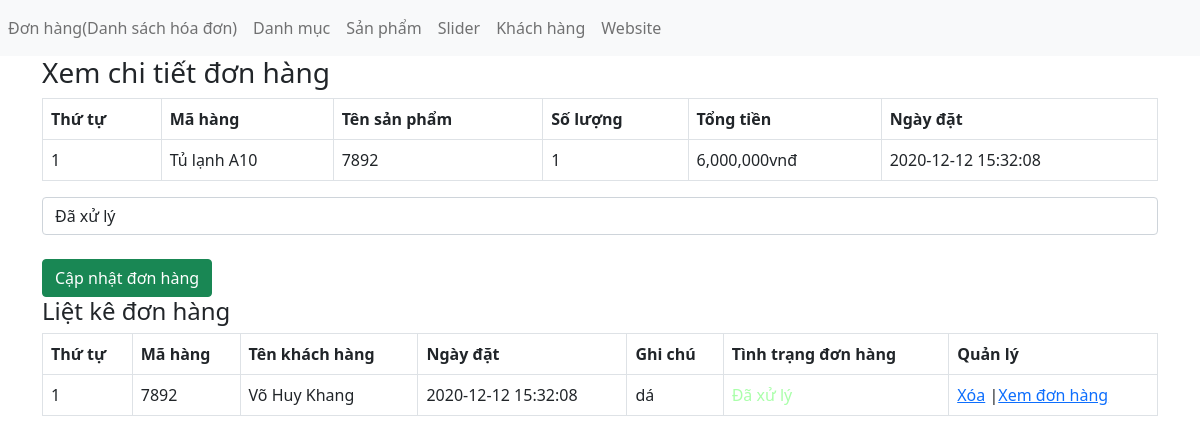
The app's page /admin/xulydonhang.php?quanly=xemdonhang&mahang=7892 with its own data.
### tables this page shows
CREATE TABLE `tbl_donhang` (
  `donhang_id` int(11) NOT NULL,
  `sanpham_id` int(11) NOT NULL,
  `soluong` int(11) NOT NULL,
  `mahang` varchar(50) NOT NULL,
  `khachhang_id` int(11) NOT NULL,
  `ngaythang` timestamp NULL DEFAULT CURRENT_TIMESTAMP,
  `tinhtrang` int(11) DEFAULT NULL,
  `huydon` int(11) DEFAULT '0'
);

CREATE TABLE `tbl_sanpham` (
  `sanpham_id` int(11) NOT NULL,
  `category_id` int(11) NOT NULL,
  `sanpham_name` varchar(255) NOT NULL,
  `sanpham_chitiet` text NOT NULL,
  `sanpham_mota` text NOT NULL,
  `sanpham_gia` varchar(100) NOT NULL,
  `sanpham_giakhuyenmai` varchar(100) NOT NULL,
  `sanpham_active` int(11) DEFAULT NULL,
  `sanpham_hot` int(11) DEFAULT NULL,
  `sanpham_soluong` int(11) NOT NULL,
  `sanpham_image` varchar(50) NOT NULL
);

CREATE TABLE `tbl_khachhang` (
  `khachhang_id` int(11) NOT NULL,
  `name` varchar(100) NOT NULL,
  `phone` varchar(50) NOT NULL,
  `address` varchar(200) NOT NULL,
  `note` text NOT NULL,
  `email` varchar(150) NOT NULL,
  `password` varchar(100) DEFAULT NULL,
  `giaohang` int(11) DEFAULT NULL
);

### admin/xulydonhang.php (the view, shortened to what this page needs)
<?php include('../db/ketnoi.php'); ?>
<!DOCTYPE html>
<html lang="vn">
<head>
    <link href="https://cdn.jsdelivr.net/npm/bootstrap@5.0.0-beta1/dist/css/bootstrap.min.css" rel="stylesheet">
</head>
<body>
    <?php include './menutop.php' ?>
    <div class="container">
        <div class="row">
            <?php
            if (isset($_GET['quanly']) == 'xemdonhang') {
                $mahang = $_GET['mahang'];
                $sql_chitiet = mysqli_query($con, "SELECT * FROM tbl_donhang,tbl_sanpham WHERE tbl_donhang.sanpham_id = tbl_sanpham.sanpham_id AND tbl_donhang.mahang = '$mahang'");
            ?>
                <div class="col-md-12">
                    <h3>Xem chi tiết đơn hàng</h3>
                    <form action="" method="POST">
                    <table class="table table-bordered">
                        <tr>
                            <th>Thứ tự</th>
                            <th>Mã hàng</th>
                            <th>Tên sản phẩm</th>
                            <th>Số lượng</th>
                            <th>Tổng tiền</th>
                            <th>Ngày đặt</th>
                        </tr>
                        <?php
                        $i = 0;
                        while ($row_donhang = mysqli_fetch_array($sql_chitiet)) {
                            $i++;
                        ?>
                            <tr>
                                <td><?php echo $i; ?></td>
                                <td><?php echo $row_donhang['sanpham_name'] ?></td>
                                <td><?php echo $row_donhang['mahang'] ?></td>
                                <td><?php echo $row_donhang['soluong'] ?></td>
                                <td><?php echo number_format($row_donhang['soluong'] * $row_donhang['sanpham_gia']) . 'vnđ' ?></td>
                                <td><?php echo $row_donhang['ngaythang'] ?></td>
                            </tr>
                        <?php
                        }
                        ?>
                    </table>
                    <select class="form-control" name="xuly">
                        <option value="1">Đã xử lý</option>
                    </select><br>
                    <input type="submit" value="Cập nhật đơn hàng" name="capnhatdonhang" class="btn btn-success">
                    </form>
                </div>
            <?php
            } else {
            ?>
            <?php
            }
            ?>
            <div class="col-md-12">
                <h4>Liệt kê đơn hàng</h4>
                <?php
                $sql_select = mysqli_query($con, "SELECT * FROM tbl_sanpham,tbl_khachhang,tbl_donhang WHERE tbl_donhang.sanpham_id=tbl_sanpham.sanpham_id AND tbl_donhang.khachhang_id=tbl_khachhang.khachhang_id ORDER BY tbl_donhang.donhang_id ASC");
                ?>
                <table class="table table-bordered">
                    <tr>
                        <th>Thứ tự</th>
                        <th>Mã hàng</th>
                        <th>Tên khách hàng</th>
                        <th>Ngày đặt</th>
                        <th>Ghi chú</th>
                        <th>Tình trạng đơn hàng</th>
                        <th>Quản lý</th>
                    </tr>
                    <?php
                    $i = 0;
                    while ($row_donhang = mysqli_fetch_array($sql_select)) {
                        $i++;
                    ?>
                        <tr>
                            <td><?php echo $i; ?></td>
                            <td><?php echo $row_donhang['mahang'] ?></td>
                            <td><?php echo $row_donhang['name'] ?></td>
                            <td><?php echo $row_donhang['ngaythang'] ?></td>
                                <td><?php echo $row_donhang['note'] ?></td>
                                <td><?php
                                    if($row_donhang['tinhtrang']==0){
                                        echo '<span style="color:#FF0000;text-align:center;">Chưa xử lý</span>';
                                    }else{
                                        echo '<span style="color:#AFA;text-align:center;">Đã xử lý</span>';
                                    }
                                ?></td>
                            <td><a href="?xoadonhang=<?php echo $row_donhang['mahang'] ?>">Xóa</a>
                                |<a href="?quanly=xemdonhang&mahang=<?php echo $row_donhang['mahang'] ?>">Xem đơn hàng</a></td>
                        </tr>
                    <?php
                    }
                    ?>
                </table>
            </div>
        </div>
    </div>
</body>
</html>

### records on screen
tbl_donhang: sanpham.sanpham_name "Tủ lạnh A10", mahang "7892", soluong "1", $row_donhang['soluong']*$row_donhang['sanpham_gia'] "6,000,000", ngaythang "2020-12-12 15:32:08", khachhang.name "Võ Huy Khang", khachhang.note "dá", tinhtrang "Đã xử lý"
